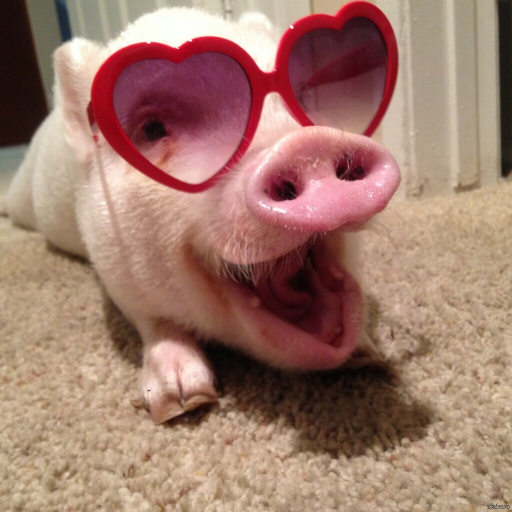
#> input picture src/lab1/pic1.jpg, 1024 x 1024 px, found by its file name (shown at 1/2 size)
$ python 5_task.py
#> lines starting #> are read from the running program, lines starting #| are printed output that depends on the picture
import cv2
import matplotlib.pyplot as plt

def resize_image(image, width, height):

    resized_image = cv2.resize(image, (width, height))
    return resized_image

def resize_image_aspect_ratio(image, width=None, height=None):
    h, w = image.shape[:2]
    aspect_ratio = w / h
    new_height = int(width / aspect_ratio)
    resized_image = cv2.resize(image, (width, new_height))

    aspect_ratio = h / w
    new_width = int(height / aspect_ratio)
    resized_image = cv2.resize(image, (new_width, height))

    return resized_image


image = cv2.imread('src\lab1\pic1.jpg')
#> image is the input picture: shape (1024, 1024, 3); mean B, G, R 108.3, 122.2, 160.1
image_rgb = cv2.cvtColor(image, cv2.COLOR_BGR2RGB)

h = int(input())
#> the answer given: 3
w = int(input())
#> the answer given: 3

plt.figure(figsize=(6, 6))

plt.subplot(3, 2, 1)
plt.imshow(resize_image(image, w, h))
plt.title('Оригинальное изображение')
plt.axis('off')

plt.subplot(3, 2, 2)
plt.imshow(resize_image_aspect_ratio(image, w, h))
plt.title('Бинаризованное изображение')
plt.axis('off')

plt.show()
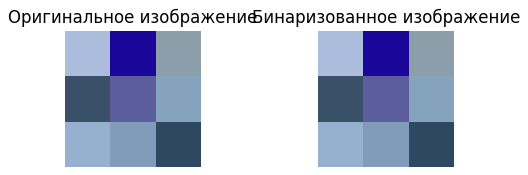
#> figure drawn by matplotlib, 2 panels

$ run again, with src/lab1/pic2.jpg copied over src/lab1/pic1.jpg
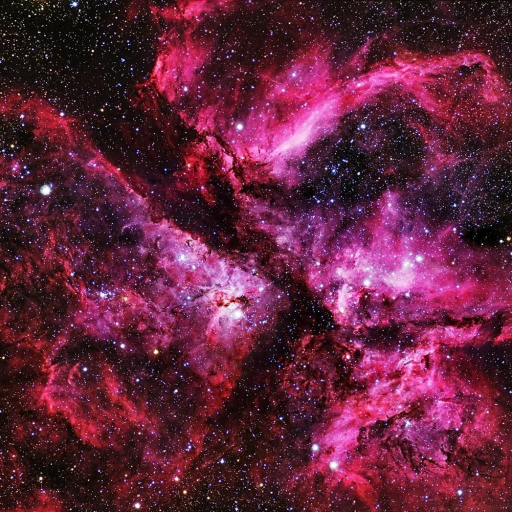
#> input picture src/lab1/pic2.jpg, 1024 x 1024 px, found by its file name (shown at 1/2 size)
#> image is the input picture: shape (1024, 1024, 3); mean B, G, R 60.7, 35.9, 99
#> `plt.show()`:
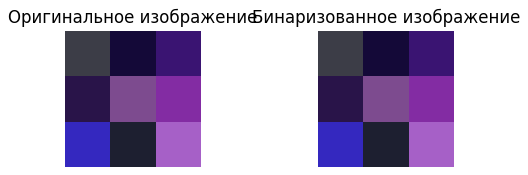
#> figure drawn by matplotlib, 2 panels
